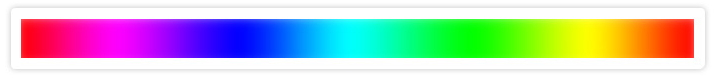
#> input picture scripts/raspberry-pi/computer-vision/v.3.3_ImageRecognition/Image_Recognition/colorMap.jpg, 714 x 78 px
$ python 2.colorIntervalFindHSV.py
#> lines starting #> are read from the running program, lines starting #| are printed output that depends on the picture; after the words box and inside, x2 and y2 are one past the last pixel; in counts of white or black regions, pixels touching at a corner belong together
#Including needed libraries

import cv2                       #Libary for image processing
import numpy as np               #Libary for matrix processing
import pytesseract as tess       #Libary for character recognition
#tess.pytesseract.tesseract_cmd = r'/home/pi/.local/bin' #Installed software "Tesseract" directory path
from PIL import Image            #Python Image Library

def nothing(x):
    pass

#Use image like matrrix
frame = cv2.imread('colorMap.jpg')
#> frame is the input picture: shape (78, 714, 3); mean B, G, R 195.8, 196.5, 191.6


def nothing(x):
    pass

#Creat trackbar for image color filterig
cv2.namedWindow("Tracking")

#Set start values of "LH","LS" and "LV" to zero (0), minimal value
cv2.createTrackbar("LH", "Tracking", 0, 255, nothing)
#> slider 'LH' is set to 51
cv2.createTrackbar("LS", "Tracking", 0, 255, nothing)
#> slider 'LS' is set to 51
cv2.createTrackbar("LV", "Tracking", 0, 255, nothing)
#> slider 'LV' is set to 51

#Set start values of "UH","US" and "UV" to 255, maxmal value
cv2.createTrackbar("UH", "Tracking", 255, 255, nothing)
cv2.createTrackbar("US", "Tracking", 255, 255, nothing)
cv2.createTrackbar("UV", "Tracking", 255, 255, nothing)

while True:

#Convert image color values to HSV format
    hsv = cv2.cvtColor(frame, cv2.COLOR_BGR2HSV)
#> hsv: shape (78, 714, 3); mean H, S, V 47.3, 117, 252.6

#Changeing trackbar values
    l_h = cv2.getTrackbarPos("LH", "Tracking")
    l_s = cv2.getTrackbarPos("LS", "Tracking")
    l_v = cv2.getTrackbarPos("LV", "Tracking")

    u_h = cv2.getTrackbarPos("UH", "Tracking")
    u_s = cv2.getTrackbarPos("US", "Tracking")
    u_v = cv2.getTrackbarPos("UV", "Tracking")

#Matrix which contains minimal HSV values for needed color
    l_b = np.array([l_h, l_s, l_v])
#Matrix which contains maximal HSV values for needed color
    u_b = np.array([u_h, u_s, u_v])

#Matrix which filter image
    mask = cv2.inRange(hsv, l_b, u_b)
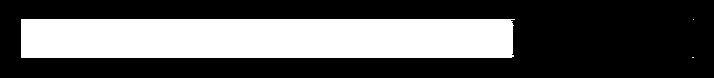
#> mask: shape (78, 714); 34.5% white; 3 white regions (2 under 20 px), largest, box (x1, y1, x2, y2) and area: (21, 19, 515, 58) 19188
#Final filtered image
    res = cv2.bitwise_and(frame, frame, mask=mask)
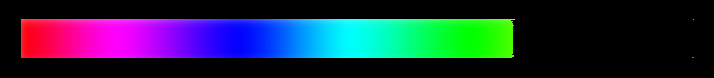
#> res: shape (78, 714, 3); mean B, G, R 62.2, 40.2, 30.7

#Opens three image windows: image "frame", image "mask" and finall image "res"
    cv2.imshow("Paleta boja", frame)
    cv2.imshow("Maska", mask)
    cv2.imshow("Odabrani interval boje", res)


#Exit program when key "ESC" is pressed
    key = cv2.waitKey(1)
#> (key Esc is pressed here)
    if key == 27:
        break

cv2.destroyAllWindows()

$ run again, with scripts/raspberry-pi/computer-vision/v.3.3_ImageRecognition/Image_Recognition/colorImg.png saved as scripts/raspberry-pi/computer-vision/v.3.3_ImageRecognition/Image_Recognition/colorMap.jpg
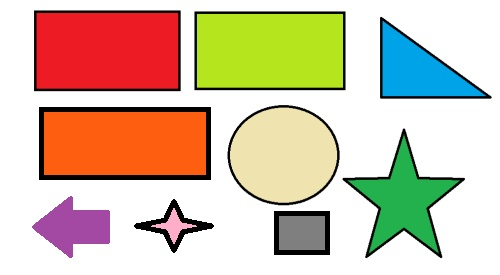
#> input picture scripts/raspberry-pi/computer-vision/v.3.3_ImageRecognition/Image_Recognition/colorImg.png, 500 x 275 px
#> frame is the input picture: shape (275, 500, 3); mean B, G, R 171, 194.2, 211.9
#> hsv: shape (275, 500, 3); mean H, S, V 38.5, 82.6, 227
#> `mask = cv2.inRange(hsv, l_b, u_b)`:
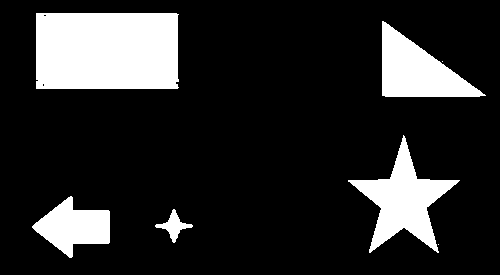
#> mask: shape (275, 500); 16.5% white; 7 white regions (2 under 20 px), largest, box (x1, y1, x2, y2) and area: (36, 13, 179, 89) 10786, (348, 135, 460, 253) 4687, (382, 21, 486, 97) 4100, (32, 196, 110, 258) 2657, (155, 209, 193, 243) 421
#> `res = cv2.bitwise_and(frame, frame, mask=mask)`:
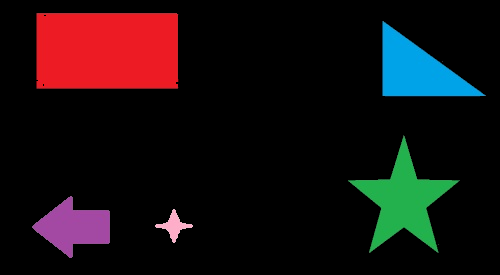
#> res: shape (275, 500, 3); mean B, G, R 15.8, 14.6, 23.5
